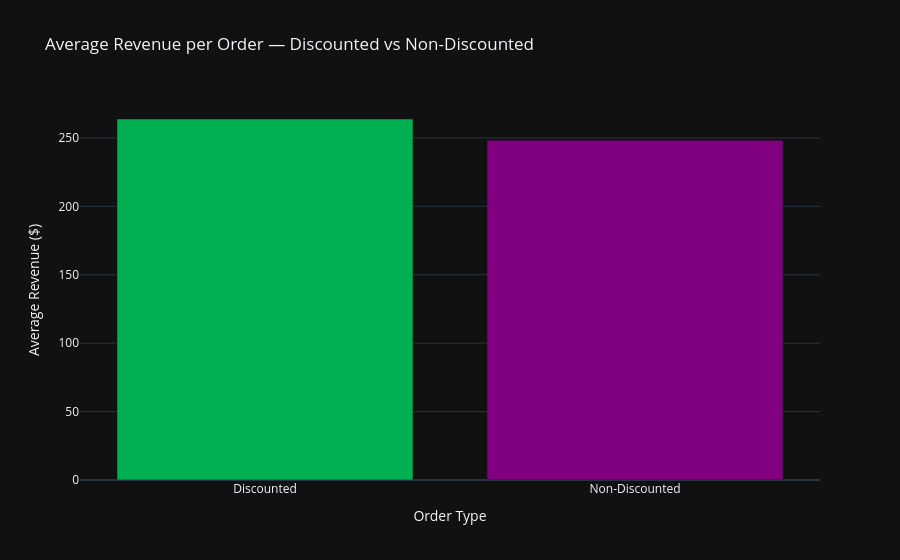

Source (notebook cell):
### Markdown cell above
### 6. Discount Effectiveness  
**Question:** Do discounted orders generate higher or lower revenue per order compared to non-discounted orders?  

**Answer:**  
**Discounted orders** have a higher average revenue per order (**$263.83**) compared to **non-discounted orders ($248.30)**, a difference of about **$15.53**.  
This suggests that discounts encourage customers to spend slightly more overall.

### Code cell
# Q6: Discount Effectiveness — compare discounted vs. non-discounted orders

# create a flag for discounted vs non-discounted
data["is_discounted"] = np.where(data["discount_applied"] > 0, "Discounted", "Non-Discounted")

# calculate average revenue per order for each group
discount_compare = (
    data.groupby("is_discounted", as_index=False)["revenue"]
    .mean()
    .rename(columns={"revenue": "avg_revenue_per_order"})
    .sort_values("avg_revenue_per_order", ascending=False)
)

# color mapping for both groups
discount_colors = {
    "Discounted": "#00B050",       # green
    "Non-Discounted": "#800080"    # purple
}

# bar chart
fig = px.bar(
    discount_compare,
    x="is_discounted", y="avg_revenue_per_order",
    color="is_discounted",
    template="plotly_dark",
    color_discrete_map=discount_colors,
    title="Average Revenue per Order — Discounted vs Non-Discounted"
)
fig.update_layout(xaxis_title="Order Type", yaxis_title="Average Revenue ($)", showlegend=False)
fig.show()

# table
discount_compare

### Figure 1 — Plotly figure (JSON) as saved in the notebook; plotly's stock layout.template omitted (floating-point values rounded to 4 significant figures)
{"data": [{"hovertemplate": "is_discounted=%{x}<br>avg_revenue_per_order=%{y}<extra></extra>", "legendgroup": "Discounted", "marker": {"color": "#00B050", "pattern": {"shape": ""}}, "name": "Discounted", "orientation": "v", "showlegend": true, "textposition": "auto", "type": "bar", "x": ["Discounted"], "xaxis": "x", "y": [263.8], "yaxis": "y"}, {"hovertemplate": "is_discounted=%{x}<br>avg_revenue_per_order=%{y}<extra></extra>", "legendgroup": "Non-Discounted", "marker": {"color": "#800080", "pattern": {"shape": ""}}, "name": "Non-Discounted", "orientation": "v", "showlegend": true, "textposition": "auto", "type": "bar", "x": ["Non-Discounted"], "xaxis": "x", "y": [248.3], "yaxis": "y"}], "layout": {"barmode": "relative", "legend": {"title": {"text": "is_discounted"}, "tracegroupgap": 0}, "showlegend": false, "title": {"text": "Average Revenue per Order — Discounted vs Non-Discounted"}, "xaxis": {"anchor": "y", "categoryarray": ["Discounted", "Non-Discounted"], "categoryorder": "array", "domain": [0, 1], "title": {"text": "Order Type"}}, "yaxis": {"anchor": "x", "domain": [0, 1], "title": {"text": "Average Revenue ($)"}}}}
